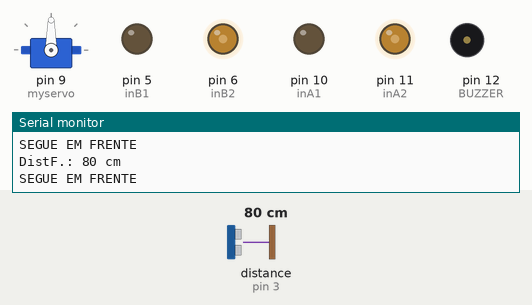
This sketch was run on a simulated Arduino Uno, built with avr-gcc and run on an emulated ATmega328P. Parts: servo, output pins drawn as LEDs (lit = HIGH), buzzer (waves = sounding), the last lines printed to the serial monitor. Wiring (inferred from the names in the program): ultrasonic range finder: trigger pin 4; echo pin 3. Inputs (shaded band) come from the test bench; at power-on: distance to the obstacle (sensor on pin 3) 80 cm. The echo pulse lasts 58.3 µs per cm; pins used as bus, display or sensor lines are not drawn.

Above: at 6.8 s.
6.9 s: distance to the obstacle (sensor on pin 3) set to 23 cm
8.4 s: distance to the obstacle (sensor on pin 3) set to 19 cm
At 9.8 s:
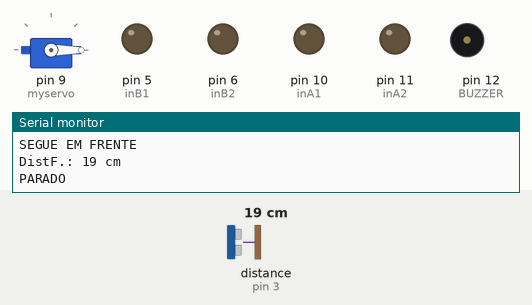
At 10.8 s:
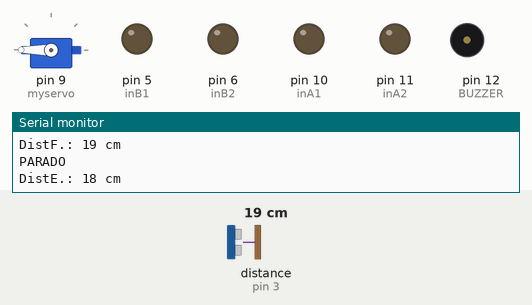
11.4 s: distance to the obstacle (sensor on pin 3) set to 35 cm
At 12.3 s:
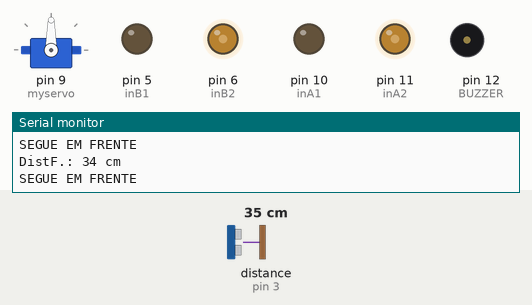
Timing chart, 0 to 14.4 s (numbered marks = the images above; inputs shaded):
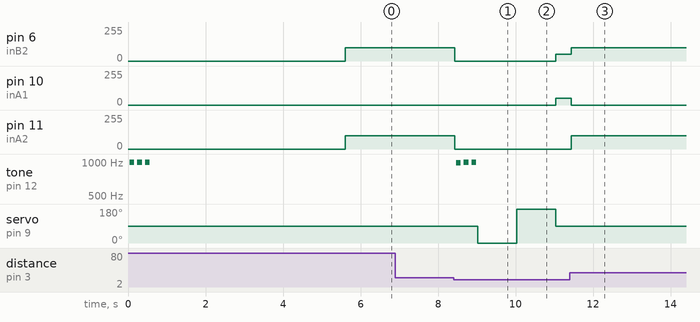

Measured:
- the behaviour switches between 22 and 21 cm on distance to the obstacle (sensor on pin 3) (found by bisection; images 0 and 1)
- after the input at 8.4 s, pin 6 (inB2): 100/255 → 0/255 at once, → 50/255 2.6 s later; pin 10 (inA1): 0/255 → 50/255 after 2.6 s
- after the input at 11.4 s, pin 10 (inA1): goes on until 11.4 s, then stays 0/255; pin 11 (inA2): 0/255 → 100/255 at once; tone on pin 12 (BUZZER): stops changing and stays silent; servo on pin 9 (myservo): stops changing and stays 90°

The sketch:

PINGBot_9.ino
```cpp
/*
#####################################################################################
#  	Arquivo:            PINGBot_4.pde
#       Micro-processador:  Arduino UNO ou Teensy 2.0++
#  	Linguagem:	    Wiring / C /Processing /Fritzing / Arduino IDE
#       Versão:             V.4
#
#	Objetivo:           Robot Explorador
#
#	Funcionamento:	    Uma vez acionado, o Robot segue em frente até encontrar um
#                           obstáculo.
#                           Se a distancia for menor que X cm ele gira para a esquerda e segue em frente.
#                           Caso a distância da esquerda for menor que X cm, ele olha para
#                           a direita e executa o mesmo processo.
#                           Caso nem a direita nem a esquerda forneçam espaço para a manobra,
#                           ele gira 180 graus para e faz o ciclo novamente.
#                           X é variável "distLimite";  pode ser ajustado no programa. É a distância mínimapara
#                           detectar um objeto
#
#
#
#   http://arduinobymyself.blogspot.com.br/
#   Autor:              Marcelo Moraes
#   Data:               25/11/12
#   Local:              Sorocaba - SP
#
#####################################################################################

  Este projeto contém código de domínio público.
  A modificação é premitida sem aviso prévio.
 */


/*
Motores:
Motor 1 - motor da direita
Motor 2 - motor da esquerda
Entradas:
IN 1 e IN 2 - pinos de acionamento do motor 1
IN 3 e IN 4 - pinos de acionamento do motor 2
*/

// inclusão de bibliotecas.
#include <Servo.h>       // inclui biblioteca de manipulação de servo-motores.
#include <Ultrasonic.h>  // inclui biblioteca de naminpulação do sensor PING.

// definição de objetos.
Servo myservo;

// definição de variáveis e pinos.
int echopin = 3;               // a saída echo do HC-SR04 ligado no pin 9.
int trigerpin = 4;             // a saída triger do HC-SR04 ligado no pin 8.
int inA1 = 10;                 // pino 1 do motor 1; direito
int inA2 = 11;                 // pino 2 do motor 1; direito
int inB1 = 5;                  // pino 1 do motor 2; esquerdo
int inB2 = 6;                  // pinto 2 do motor 2; esquerdo
int BUZZER = 12;               // define pino do buzzer
unsigned long pulsetime = 0;   // variável que faz a leitura do pulso.
unsigned long distancia = 0;   // variável que que armazena a distância.
int distLimite = 20;           // distancia limite para o sensor em cm


// executado na inicialização do Arduino
void setup(){
  Serial.begin(9600);          // inicializa a comunicação serial
  myservo.attach(9);          // anexa o servo motor lógico ao físico no pino 10.
  pinMode(inA1, OUTPUT);       // pinos dos motores como saídas
  pinMode(inA2, OUTPUT);
  pinMode(inB1, OUTPUT);
  pinMode(inB2, OUTPUT);
  pinMode(trigerpin, OUTPUT);  // define o pino triger como saída.
  pinMode(echopin, INPUT);     // define o pino echo como entrada.
  pinMode(BUZZER, OUTPUT);     // pino buzzer como saída
  set_motors(0,0);             // inicialmente motor parado
  Serial.println("PARADO");    // imprime na serial
  Alerta(BUZZER, 2000, 100);   // sinal de alerta
  delay(5000);                 // espera 5s antes de iniciar
}

// loop rpincipal do Arduino
void loop(){
  distancia = lerDistancia();              // chama a funcao que retorna a distancia em cm.
  Serial.print("DistF.: ");                // imprime na serial
  Serial.print(distancia);
  Serial.println(" cm");
  if (distancia > distLimite){             // se a distância for maior que 20 cm.
    Serial.println("SEGUE EM FRENTE");     // imprime na serial
    //delay(1000);                           // atraso na execução
    set_motors(100,100);                   // segue em frente.
  }
  else {                                   // senão, a distância frontal é MENOR ou IGUAL a 20 centímetros.
    Serial.println("PARADO");              // imprime na serial
    set_motors(0,0);                       // pare o motor.
    Alerta(BUZZER, 2000, 100);             // sinal de alerta
    //delay(1000);                         // aguarde 1 segundo.
    int distEsquerda = 0;                  // inicializa variável de apoio
    int distDireita = 0;                   // inicializa variável de apoio
    myservo.write(0);                      // posiciona o servo a 0 graus.
    delay(1000);                           // espera o servo chegar no posição e o sensor PING estabilizar a leitura.
    distEsquerda = lerDistancia();         // chama a funcao que retorna a distancia em cm.
    Serial.print("DistE.: ");              // imprime na serial
    Serial.print(distEsquerda);
    Serial.println(" cm");
    myservo.write(90);                     // gira o servo para 90 graus - esta deve ser a posicao inicial ou central do servo.
    //delay(1000);                           // atraso na execução

    // analisando o que foi lido na esquerda.
    if (distEsquerda > distLimite){        // se a distancia ESQUERDA for maior que distancia limite.
      Serial.println("GIRO A ESQUERDA");   // imprime na serial
      set_motors(-50,50);                  // chama funcao que gira para ESQUERDA (aciona motor-1 "direita" por 500 ms).
      delay(200);                          // configurar empiricamente
      set_motors(0,0);                     // para motor depois do tempo
    }
    else {                                 // senão, a distancia esquerda é MENOR ou IGUAL a distancia limite. Então vamos analisar a distancia DIREITA.
      myservo.write(180);                  // posiciona o servo a 180 graus.
      delay(1000);                         // espera o servo chegar na posição e o sensor PING estabilizar a leitura.
      distDireita = lerDistancia();        // chama função que retorna a distância em cm.
      Serial.print("DistD.: ");            // imprime na serial
      Serial.print(distDireita);
      Serial.println(" cm");
      myservo.write(90);                   // gira o servo para 90 graus - esta deve ser a posição inicial ou central do servo.

      // analisando o que foi lido na direita
      if(distDireita > distLimite){        // se a distância DIREITA for maior que distancia limite.
        Serial.println("GIRO A DIREITA");  // imprime na serial
        set_motors(50,-50);                 // chama funcao que gira para DIREITA (aciona o motor-2 "esquerda" por 500 ms).
        delay(200);                        // configurar empiricamente
        set_motors(0,0);                   // para motor depois do tempo
      }
    }
    if((distDireita <= distLimite) && (distEsquerda <= distLimite)) {                // além da distância FRONTAL, tanto a distância DIREITA
                                           // quanto a distância ESQUERDA, são menores ou iguais a distancia limite, então.
      Serial.println("GIRO A 180 GRAUS");  // imprime na serial
      set_motors(50,-50);                  // chama função que gira meia volta no robot.
      delay(400);                          // configurar empiricamente
      set_motors(0,0);                     // para motor depois do tempo
      myservo.write(90);                   // posiciona o servo a 90 graus.
      //delay(1000);                         // espera o servo chegar na posição e o sensor PING estabilizar a leitura.
    }
  }
}


// ########################### set de funções ###########################

// Acionamento dos motores
void set_motors(int left_speed, int right_speed){
  if(right_speed >= 0 && left_speed >= 0){
    analogWrite(inA1, 0);
    analogWrite(inA2, right_speed);
    analogWrite(inB1, 0);
    analogWrite(inB2, left_speed);
  }
  if(right_speed >= 0 && left_speed < 0){
    left_speed = -left_speed;
    analogWrite(inA1, 0);
    analogWrite(inA2, right_speed);
    analogWrite(inB1, left_speed);
    analogWrite(inB2, 0);
  }
  if(right_speed < 0 && left_speed >= 0){
    right_speed = -right_speed;
    analogWrite(inA1, right_speed);
    analogWrite(inA2, 0);
    analogWrite(inB1, 0);
    analogWrite(inB2, left_speed);
  }
}

// função que retorna a distância em cm
int lerDistancia(){
  // primeiro geramos um pulso de 10 ms no pino trigger do sensor PING.
  digitalWrite(trigerpin, LOW);        // para garantir a inicialização do pino e não gerar pulso em falso
  digitalWrite(trigerpin, HIGH);       // coloca o pino trigger en nível alto.
  delayMicroseconds(10);               // por 10 ms.
  digitalWrite(trigerpin,LOW);         // coloca o pino trigger en nível baixo.
  pulsetime = pulseIn(echopin, HIGH);  // faz a leitura do pulso no pino echo do sensor.
  return pulsetime/58;                 // converte para cm e retorna da função
                                       // veja o cálculo completo em "http://arduinobymyself.blogspot.com.br/"
}

// função de alerta sonoro
void Alerta (unsigned char BUZZER, int frequencia, long tempoMilisegundos){
  int Contador, x=0;                                           // variável de apoio
  long pausa = (long)(1000000/frequencia);                     // calcula a pausa
  long loopTempo = (long)((tempoMilisegundos*1000)/(pausa*2)); // calcula o loop
  while(x<3){                                                  // faz 3 vezes
    for (Contador=0;Contador<loopTempo;Contador++){            // executa enquanto menor que contador=loop tempo
      digitalWrite(BUZZER,HIGH);                               // liga buzzer
      delayMicroseconds(pausa);                                // pausa
      digitalWrite(BUZZER,LOW);                                // desliga buzzer
      delayMicroseconds(pausa);                                // pausa
    }
    delay(100);                                                // atraso na execução
    x++;                                                       // próximo x
  }
}

// FIM DA COMPILAÇÃO
```
